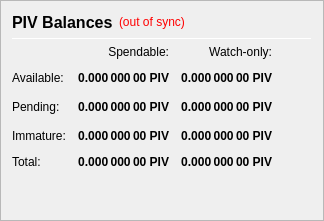
                   <widget class="QFrame" name="frame_Balances">
                    <property name="frameShape">
                     <enum>QFrame::StyledPanel</enum>
                    </property>
                    <property name="frameShadow">
                     <enum>QFrame::Raised</enum>
                    </property>
                    <layout class="QVBoxLayout" name="verticalLayout_4">
                     <item>
                      <layout class="QHBoxLayout" name="horizontalLayout_4">
                       <item>
                        <widget class="QLabel" name="label_5">
                         <property name="minimumSize">
                          <size>
                           <width>0</width>
                           <height>20</height>
                          </size>
                         </property>
                         <property name="font">
                          <font>
                           <pointsize>12</pointsize>
                           <weight>75</weight>
                           <bold>true</bold>
                          </font>
                         </property>
                         <property name="text">
                          <string>PIV Balances</string>
                         </property>
                        </widget>
                       </item>
                       <item>
                        <widget class="QLabel" name="labelWalletStatus">
                         <property name="cursor">
                          <cursorShape>WhatsThisCursor</cursorShape>
                         </property>
                         <property name="toolTip">
                          <string>The displayed information may be out of date. Your wallet automatically synchronizes with the PIVX network after a connection is established, but this process has not completed yet.</string>
                         </property>
                         <property name="styleSheet">
                          <string notr="true">QLabel { color: red; }</string>
                         </property>
                         <property name="text">
                          <string notr="true">(out of sync)</string>
                         </property>
                         <property name="alignment">
                          <set>Qt::AlignLeading|Qt::AlignLeft|Qt::AlignVCenter</set>
                         </property>
                        </widget>
                       </item>
                       <item>
                        <spacer name="horizontalSpacer_3">
                         <property name="orientation">
                          <enum>Qt::Horizontal</enum>
                         </property>
                         <property name="sizeHint" stdset="0">
                          <size>
                           <width>40</width>
                           <height>20</height>
                          </size>
                         </property>
                        </spacer>
                       </item>
                      </layout>
                     </item>
                     <item>
                      <widget class="Line" name="line_Balance">
                       <property name="minimumSize">
                        <size>
                         <width>0</width>
                         <height>1</height>
                        </size>
                       </property>
                       <property name="maximumSize">
                        <size>
                         <width>16777215</width>
                         <height>1</height>
                        </size>
                       </property>
                       <property name="orientation">
                        <enum>Qt::Horizontal</enum>
                       </property>
                      </widget>
                     </item>
                     <item>
                      <layout class="QGridLayout" name="gridLayout">
                       <property name="spacing">
                        <number>12</number>
                       </property>
                       <item row="2" column="2">
                        <widget class="QLabel" name="labelWatchPending">
                         <property name="font">
                          <font>
                           <weight>75</weight>
                           <bold>true</bold>
                          </font>
                         </property>
                         <property name="cursor">
                          <cursorShape>IBeamCursor</cursorShape>
                         </property>
                         <property name="toolTip">
                          <string>Unconfirmed transactions to watch-only addresses</string>
                         </property>
                         <property name="text">
                          <string notr="true">0.000 000 00 PIV</string>
                         </property>
                         <property name="alignment">
                          <set>Qt::AlignRight|Qt::AlignTrailing|Qt::AlignVCenter</set>
                         </property>
                         <property name="textInteractionFlags">
                          <set>Qt::LinksAccessibleByMouse|Qt::TextSelectableByKeyboard|Qt::TextSelectableByMouse</set>
                         </property>
                        </widget>
                       </item>
                       <item row="2" column="1">
                        <widget class="QLabel" name="labelUnconfirmed">
                         <property name="font">
                          <font>
                           <weight>75</weight>
                           <bold>true</bold>
                          </font>
                         </property>
                         <property name="cursor">
                          <cursorShape>IBeamCursor</cursorShape>
                         </property>
                         <property name="toolTip">
                          <string>Total of transactions that have yet to be confirmed, and do not yet count toward the spendable balance</string>
                         </property>
                         <property name="text">
                          <string notr="true">0.000 000 00 PIV</string>
                         </property>
                         <property name="alignment">
                          <set>Qt::AlignRight|Qt::AlignTrailing|Qt::AlignVCenter</set>
                         </property>
                         <property name="textInteractionFlags">
                          <set>Qt::LinksAccessibleByMouse|Qt::TextSelectableByKeyboard|Qt::TextSelectableByMouse</set>
                         </property>
                        </widget>
                       </item>
                       <item row="3" column="2">
                        <widget class="QLabel" name="labelWatchImmature">
                         <property name="font">
                          <font>
                           <weight>75</weight>
                           <bold>true</bold>
                          </font>
                         </property>
                         <property name="cursor">
                          <cursorShape>IBeamCursor</cursorShape>
                         </property>
                         <property name="toolTip">
                          <string>Staked or masternode rewards in watch-only addresses that has not yet matured</string>
                         </property>
                         <property name="text">
                          <string notr="true">0.000 000 00 PIV</string>
                         </property>
                         <property name="alignment">
                          <set>Qt::AlignRight|Qt::AlignTrailing|Qt::AlignVCenter</set>
                         </property>
                         <property name="textInteractionFlags">
                          <set>Qt::LinksAccessibleByMouse|Qt::TextSelectableByKeyboard|Qt::TextSelectableByMouse</set>
                         </property>
                        </widget>
                       </item>
                       <item row="4" column="0">
                        <widget class="QLabel" name="labelTotalText">
                         <property name="text">
                          <string>Total:</string>
                         </property>
                        </widget>
                       </item>
                       <item row="3" column="1">
                        <widget class="QLabel" name="labelImmature">
                         <property name="font">
                          <font>
                           <weight>75</weight>
                           <bold>true</bold>
                          </font>
                         </property>
                         <property name="cursor">
                          <cursorShape>IBeamCursor</cursorShape>
                         </property>
                         <property name="toolTip">
                          <string>Staked or masternode rewards that has not yet matured</string>
                         </property>
                         <property name="text">
                          <string notr="true">0.000 000 00 PIV</string>
                         </property>
                         <property name="alignment">
                          <set>Qt::AlignRight|Qt::AlignTrailing|Qt::AlignVCenter</set>
                         </property>
                         <property name="textInteractionFlags">
                          <set>Qt::LinksAccessibleByMouse|Qt::TextSelectableByKeyboard|Qt::TextSelectableByMouse</set>
                         </property>
                        </widget>
                       </item>
                       <item row="2" column="3">
                        <spacer name="horizontalSpacer_2">
                         <property name="orientation">
                          <enum>Qt::Horizontal</enum>
                         </property>
                         <property name="sizeHint" stdset="0">
                          <size>
                           <width>40</width>
                           <height>20</height>
                          </size>
                         </property>
                        </spacer>
                       </item>
                       <item row="3" column="0">
                        <widget class="QLabel" name="labelImmatureText">
                         <property name="text">
                          <string>Immature:</string>
                         </property>
                        </widget>
                       </item>
                       <item row="4" column="1">
                        <widget class="QLabel" name="labelTotal">
                         <property name="font">
                          <font>
                           <weight>75</weight>
                           <bold>true</bold>
                          </font>
                         </property>
                         <property name="cursor">
                          <cursorShape>IBeamCursor</cursorShape>
                         </property>
                         <property name="toolTip">
                          <string>Your current total balance</string>
                         </property>
                         <property name="text">
                          <string notr="true">0.000 000 00 PIV</string>
                         </property>
                         <property name="alignment">
                          <set>Qt::AlignRight|Qt::AlignTrailing|Qt::AlignVCenter</set>
                         </property>
                         <property name="textInteractionFlags">
                          <set>Qt::LinksAccessibleByMouse|Qt::TextSelectableByKeyboard|Qt::TextSelectableByMouse</set>
                         </property>
                        </widget>
                       </item>
                       <item row="4" column="2">
                        <widget class="QLabel" name="labelWatchTotal">
                         <property name="font">
                          <font>
                           <weight>75</weight>
                           <bold>true</bold>
                          </font>
                         </property>
                         <property name="cursor">
                          <cursorShape>IBeamCursor</cursorShape>
                         </property>
                         <property name="toolTip">
                          <string>Current total balance in watch-only addresses</string>
                         </property>
                         <property name="text">
                          <string notr="true">0.000 000 00 PIV</string>
                         </property>
                         <property name="alignment">
                          <set>Qt::AlignRight|Qt::AlignTrailing|Qt::AlignVCenter</set>
                         </property>
                         <property name="textInteractionFlags">
                          <set>Qt::LinksAccessibleByMouse|Qt::TextSelectableByKeyboard|Qt::TextSelectableByMouse</set>
                         </property>
                        </widget>
                       </item>
                       <item row="0" column="2">
                        <widget class="QLabel" name="labelWatchonly">
                         <property name="text">
                          <string>Watch-only:</string>
                         </property>
                         <property name="alignment">
                          <set>Qt::AlignRight|Qt::AlignTrailing|Qt::AlignVCenter</set>
                         </property>
                        </widget>
                       </item>
                       <item row="1" column="0">
                        <widget class="QLabel" name="labelBalanceText">
                         <property name="text">
                          <string>Available:</string>
                         </property>
                        </widget>
                       </item>
                       <item row="1" column="1">
                        <widget class="QLabel" name="labelBalance">
                         <property name="font">
                          <font>
                           <weight>75</weight>
                           <bold>true</bold>
                          </font>
                         </property>
                         <property name="cursor">
                          <cursorShape>IBeamCursor</cursorShape>
                         </property>
                         <property name="toolTip">
                          <string>Your current spendable balance</string>
                         </property>
                         <property name="text">
                          <string notr="true">0.000 000 00 PIV</string>
                         </property>
                         <property name="alignment">
                          <set>Qt::AlignRight|Qt::AlignTrailing|Qt::AlignVCenter</set>
                         </property>
                         <property name="textInteractionFlags">
                          <set>Qt::LinksAccessibleByMouse|Qt::TextSelectableByKeyboard|Qt::TextSelectableByMouse</set>
                         </property>
                        </widget>
                       </item>
                       <item row="1" column="2">
                        <widget class="QLabel" name="labelWatchAvailable">
                         <property name="font">
                          <font>
                           <weight>75</weight>
                           <bold>true</bold>
                          </font>
                         </property>
                         <property name="cursor">
                          <cursorShape>IBeamCursor</cursorShape>
                         </property>
                         <property name="toolTip">
                          <string>Your current balance in watch-only addresses</string>
                         </property>
                         <property name="text">
                          <string notr="true">0.000 000 00 PIV</string>
                         </property>
                         <property name="alignment">
                          <set>Qt::AlignRight|Qt::AlignTrailing|Qt::AlignVCenter</set>
                         </property>
                         <property name="textInteractionFlags">
                          <set>Qt::LinksAccessibleByMouse|Qt::TextSelectableByKeyboard|Qt::TextSelectableByMouse</set>
                         </property>
                        </widget>
                       </item>
                       <item row="2" column="0">
                        <widget class="QLabel" name="labelPendingText">
                         <property name="text">
                          <string>Pending:</string>
                         </property>
                        </widget>
                       </item>
                       <item row="0" column="1">
                        <widget class="QLabel" name="labelSpendable">
                         <property name="text">
                          <string>Spendable:</string>
                         </property>
                         <property name="alignment">
                          <set>Qt::AlignRight|Qt::AlignTrailing|Qt::AlignVCenter</set>
                         </property>
                        </widget>
                       </item>
                      </layout>
                     </item>
                     <item>
                      <spacer name="verticalSpacer">
                       <property name="orientation">
                        <enum>Qt::Vertical</enum>
                       </property>
                       <property name="sizeHint" stdset="0">
                        <size>
                         <width>20</width>
                         <height>40</height>
                        </size>
                       </property>
                      </spacer>
                     </item>
                    </layout>
                   </widget>
